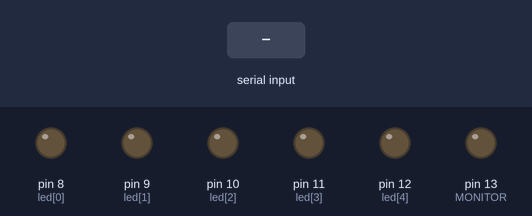
Bench run of a sketch on a simulated Arduino Uno, built with avr-gcc and run on an emulated ATmega328P. On the bench: output pins drawn as LEDs (lit = HIGH). The test bench sets the inputs (shaded band). What the sketch prints to the serial monitor is not drawn.

Above: at 1.2 s.
1.3 s: byte 30 received over Serial
At 3.0 s:
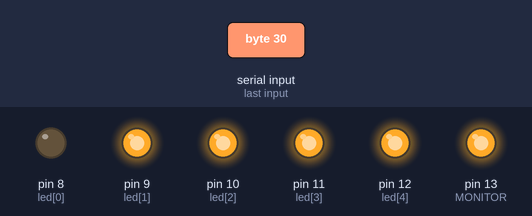
4.3 s: byte 90 received over Serial
At 5.2 s:
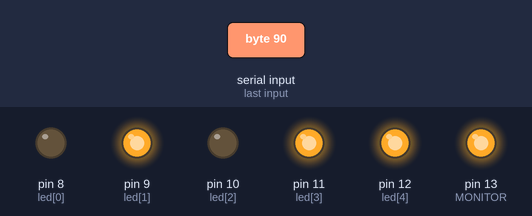
7.0 s: byte 120 received over Serial
At 8.5 s:
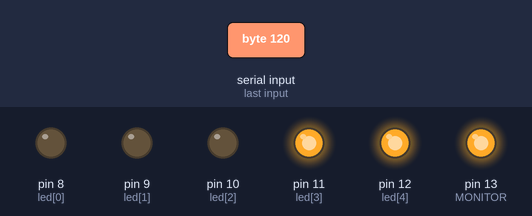
Timing chart, 0 to 10.3 s (numbered marks = the images above; inputs shaded):
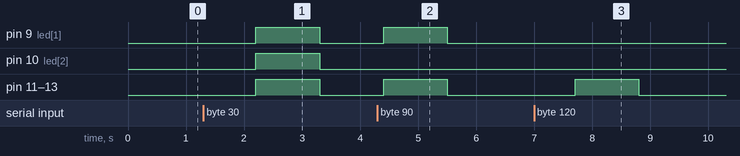

Measured:
- after the input at 1.3 s, pin 9 (led[1]), pin 10 (led[2]), pin 11 (led[3]), pin 12 (led[4]), pin 13 (MONITOR): LOW → HIGH after 0.90 s, → LOW 1.1 s later
- after the input at 4.3 s, pin 9 (led[1]): LOW → HIGH after 0.11 s, → LOW 1.1 s later; pin 11 (led[3]), pin 12 (led[4]), pin 13 (MONITOR): LOW → HIGH after 0.10 s, → LOW 1.1 s later
- after the input at 7.0 s, pin 11 (led[3]), pin 12 (led[4]), pin 13 (MONITOR): LOW → HIGH after 0.71 s, → LOW 1.1 s later

The sketch:

Daemon_LED.ino
```cpp
// Daemon Monitoring LED

// Setup each daemon led number
const int MONITOR = 13;
int led[5]={8,9,10,11,12};
// SSH = 5,X11VNC = 7,VPN = 10,APACHE = 11,SAMBA = 12

int i = 0;
char data;

void setup() {
  // put your setup code here, to run once:

  // Serial set
  Serial.begin(9600);

  // Setup Monitor pinmode
  pinMode(MONITOR, OUTPUT);

  // Setup Daemon pimode
  for (i=0;i<5;i++){
    pinMode(led[i], OUTPUT);
  }
}

void loop() {
  // put your main code here, to run repeatedly:

  if (Serial.available()>0){
    // Monitor LED shall bright when serial data is available.
    digitalWrite(MONITOR, HIGH);

    data = Serial.read();
    Serial.print(data);

    // LED bright by byte data
    // received data is 0 - 31 (00000000 - 00011111)
    // 2^0 = SSH, 2^1 = X11VNC, 2^2 = VPN, 2^3 = APACHE, 2^4 = SAMBA

    for (i=0; i<5;i++){

      if (data/(pow(2,(4-i))) >= 1){
        digitalWrite(led[4-i], HIGH);
        data = data%(int)(pow(2,(4-i))+0.5);
      }
      else {
        digitalWrite(led[4-i], LOW);
      }
    }

  }
  else {
    // Monitor LED shall not bright when serial data is not received.
    digitalWrite(MONITOR, LOW);
    for (i=0;i<5;i++){
      digitalWrite(led[i], LOW);
    }
  }
  delay (1100);
}
```
